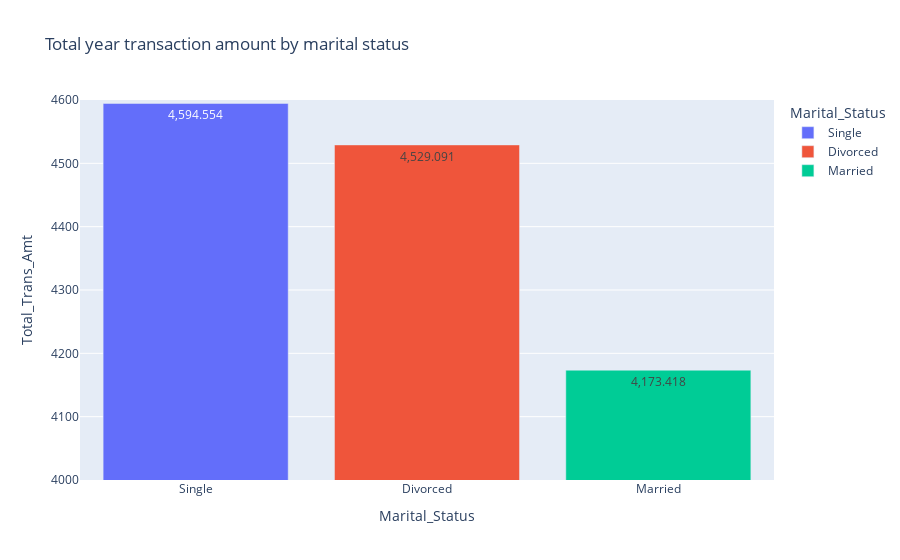

Source (notebook cell):
### Code cell
dfmarried=df[df['Marital_Status']!='Unknown']
dfmarried=dfmarried.groupby('Marital_Status').mean().sort_values(by='Total_Trans_Amt',ascending=False).reset_index()
marital= px.bar(dfmarried, x = 'Marital_Status' , y = 'Total_Trans_Amt', color = 'Marital_Status', title = 'Total year transaction amount by marital status',text_auto=True)
marital.update_layout(xaxis_tickangle=0, xaxis_title = 'Marital_Status')
marital.update_layout(uniformtext_minsize=0.4)
marital.update_yaxes(range=[4000, 4600])
marital.show()
#Singles are the ones who spend the highest amount of money, while married the least (probably because they are controlled by their partner or are saving for their children future expenses)

### Figure 1 — Plotly figure (JSON) as saved in the notebook; plotly's stock layout.template omitted (floating-point values rounded to 4 significant figures)
{"data": [{"alignmentgroup": "True", "hovertemplate": "Marital_Status=%{x}<br>Total_Trans_Amt=%{y}<extra></extra>", "legendgroup": "Single", "marker": {"color": "#636efa", "pattern": {"shape": ""}}, "name": "Single", "offsetgroup": "Single", "orientation": "v", "showlegend": true, "textposition": "auto", "texttemplate": "%{y}", "type": "bar", "x": ["Single"], "xaxis": "x", "y": [4595.0], "yaxis": "y"}, {"alignmentgroup": "True", "hovertemplate": "Marital_Status=%{x}<br>Total_Trans_Amt=%{y}<extra></extra>", "legendgroup": "Divorced", "marker": {"color": "#EF553B", "pattern": {"shape": ""}}, "name": "Divorced", "offsetgroup": "Divorced", "orientation": "v", "showlegend": true, "textposition": "auto", "texttemplate": "%{y}", "type": "bar", "x": ["Divorced"], "xaxis": "x", "y": [4529.0], "yaxis": "y"}, {"alignmentgroup": "True", "hovertemplate": "Marital_Status=%{x}<br>Total_Trans_Amt=%{y}<extra></extra>", "legendgroup": "Married", "marker": {"color": "#00cc96", "pattern": {"shape": ""}}, "name": "Married", "offsetgroup": "Married", "orientation": "v", "showlegend": true, "textposition": "auto", "texttemplate": "%{y}", "type": "bar", "x": ["Married"], "xaxis": "x", "y": [4173.0], "yaxis": "y"}], "layout": {"barmode": "relative", "legend": {"title": {"text": "Marital_Status"}, "tracegroupgap": 0}, "title": {"text": "Total year transaction amount by marital status"}, "uniformtext": {"minsize": 0.4}, "xaxis": {"anchor": "y", "categoryarray": ["Single", "Divorced", "Married"], "categoryorder": "array", "domain": [0, 1], "tickangle": 0, "title": {"text": "Marital_Status"}}, "yaxis": {"anchor": "x", "domain": [0, 1], "range": [4000, 4600], "title": {"text": "Total_Trans_Amt"}}}}
